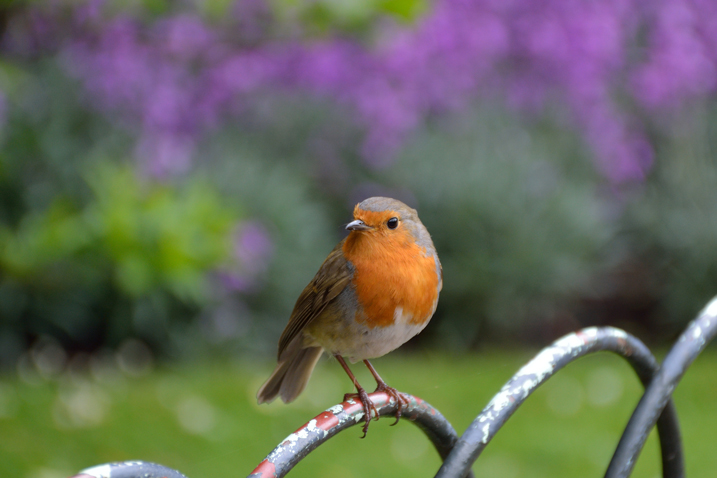
#> input picture 2/2-2/sample.jpg, 717 x 478 px
$ python sample.py ../../2/2-2/sample.jpg   (older library calls are emulated)
#> lines starting #> are read from the running program, lines starting #| are printed output that depends on the picture
# -*- coding: utf-8 -*-

import sys
import numpy as np
import cv2

img = None

def onTrackbarSlide(pos):
    global img
    dx = int(cv2.getTrackbarPos('dx', 'Original'))
    dy = int(cv2.getTrackbarPos('dy', 'Original'))
    ksize = int(cv2.getTrackbarPos('ksize', 'Original') * 2 + 1)
    dst = cv2.Sobel(np.array(img), cv2.CV_8U, dx, dy, None, ksize)
    cv2.imshow('Sobel', dst)

def main(args):
    global img
    if len(args) != 2:
        return -1
    img = cv2.imread(args[1])
#> img is the input picture: shape (478, 717, 3); mean B, G, R 90.5, 104.6, 102.5
    h, w = img.shape[:2]
#> h = 478; w = 717
    img = cv2.resize(img, (int(w / 4), int(h / 4)))
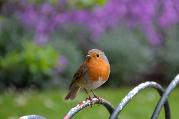
#> img: shape (119, 179, 3); mean B, G, R 90.4, 104.5, 102.4

    cv2.namedWindow('Original')
    cv2.namedWindow('Sobel')

    cv2.createTrackbar('dx', 'Original', 1, 10, onTrackbarSlide)
    cv2.createTrackbar('dy', 'Original', 0, 10, onTrackbarSlide)
    cv2.createTrackbar('ksize', 'Original', 0, 3, onTrackbarSlide)

    cv2.imshow('Original', img)

    onTrackbarSlide(100)
#> in onTrackbarSlide, `dst = cv2.Sobel(np.array(img), cv2.CV_8U, dx, dy, None, ksize)`:
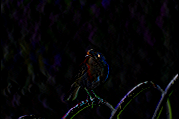
#> dst: shape (119, 179, 3); mean B, G, R 6.3, 4.6, 5
    cv2.waitKey(0)
    cv2.destroyAllWindows()
    return 0

if __name__ == '__main__':
    args = sys.argv
    main(args)
